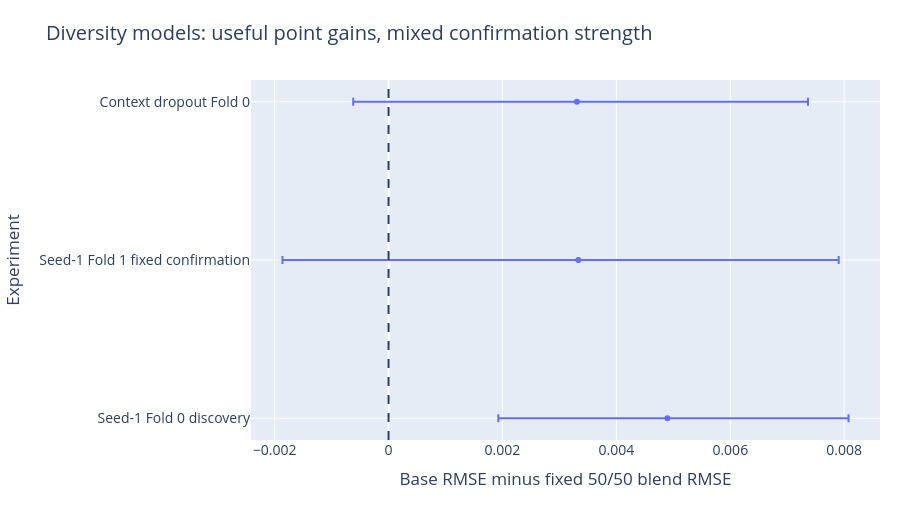

Notebook cell for this chart:
### Markdown cell above
ROT passed a Fold-1 discovery gate but failed the fixed Fold-2 confirmation. The negative result remains part of the research record and its threshold, epoch, and weight were not changed post hoc.

### Code cell
trials=E['seed_diversity']+[E['context_dropout']];labels=['Seed-1 '+t['stage'] for t in E['seed_diversity']]+['Context dropout Fold 0'];g=[t['gain'] for t in trials]
lo=[t['gain']-t['interval95'][0] for t in trials];hi=[t['interval95'][1]-t['gain'] for t in trials]
fig=go.Figure(go.Scatter(x=g,y=labels,mode='markers',error_x=dict(type='data',array=hi,arrayminus=lo,symmetric=False),text=[t['decision'] for t in trials]))
fig.update_layout(title='Diversity models: useful point gains, mixed confirmation strength',xaxis_title='Base RMSE minus fixed 50/50 blend RMSE',yaxis_title='Experiment')
fig.add_vline(x=0,line_dash='dash')
static,ax=plt.subplots();ax.errorbar(g,labels,xerr=[lo,hi],fmt='o',capsize=5);ax.axvline(0,linestyle='--');ax.set(xlabel='RMSE improvement (yards)',title='Seed/context paired-game 95% intervals')
show(fig,static,'winner_diversity',height=520)

### Figure 1 — Plotly figure (JSON) as saved in the notebook; plotly's stock layout.template omitted (floating-point values rounded to 4 significant figures)
{"data": [{"error_x": {"array": [0.003181, 0.004572, 0.004057], "arrayminus": [0.002968, 0.005195, 0.003928], "symmetric": false, "type": "data"}, "mode": "markers", "text": ["PROMISING_FOR_CONFIRMATION", "NO_CONFIRMATION", "NO_PROMOTION"], "type": "scatter", "x": [0.004896, 0.003332, 0.003308], "y": ["Seed-1 Fold 0 discovery", "Seed-1 Fold 1 fixed confirmation", "Context dropout Fold 0"]}], "layout": {"font": {"size": 14}, "height": 520, "margin": {"b": 80, "l": 90, "r": 40, "t": 80}, "shapes": [{"line": {"dash": "dash"}, "type": "line", "x0": 0, "x1": 0, "xref": "x", "y0": 0, "y1": 1, "yref": "y domain"}], "title": {"text": "Diversity models: useful point gains, mixed confirmation strength"}, "width": 920, "xaxis": {"title": {"text": "Base RMSE minus fixed 50/50 blend RMSE"}}, "yaxis": {"title": {"text": "Experiment"}}}}
